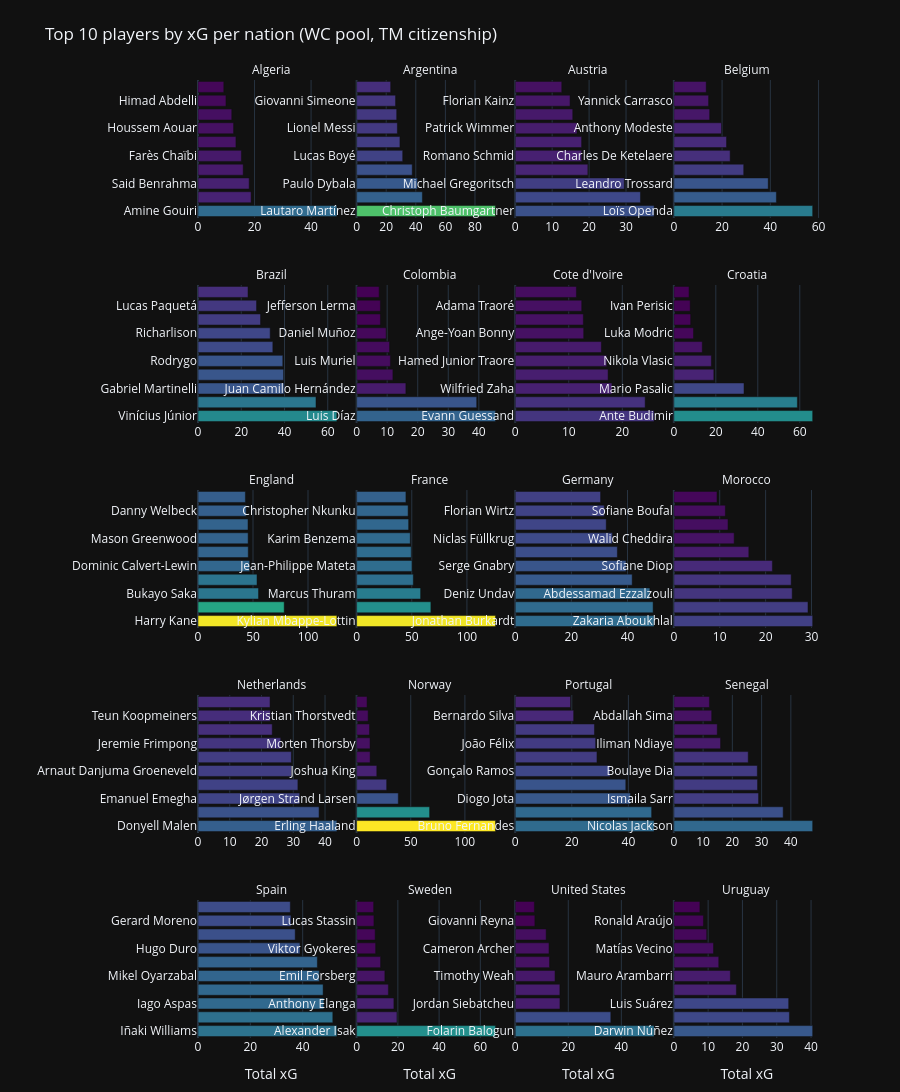

Notebook cell for this chart:
### Markdown cell above
## Chart 3 – Top 10 players per nation (faceted)
Horizontal bars per nation for the top 20 nations by total xG (fewer if the dataset has fewer nations).

### Code cell
_k20 = min(20, len(nation_df))
top20_nations = nation_df.head(_k20)["nation"].tolist()

top10_per_nation = (
    player_df[player_df["nation"].isin(top20_nations)]
    .groupby("nation", group_keys=False)
    .apply(lambda g: g.nlargest(10, "total_xg"))
    .reset_index(drop=True)
)

fig3 = px.bar(
    top10_per_nation,
    x="total_xg",
    y="player",
    color="total_xg",
    facet_col="nation",
    facet_col_wrap=4,
    orientation="h",
    color_continuous_scale="Viridis",
    labels={"total_xg": "Total xG", "player": ""},
    hover_data={
        "total_goals": True,
        "total_assists": True,
        "total_shots": True,
        "seasons": True,
        "nation": False,
    },
    title="Top 10 players by xG per nation (WC pool, TM citizenship)",
    height=1800,
    template="plotly_dark",
)

fig3.update_layout(
    coloraxis_showscale=False,
    showlegend=False,
    margin=dict(l=130, t=80, b=40),
)
fig3.update_yaxes(matches=None, showticklabels=True, automargin=True)
fig3.update_xaxes(matches=None, showticklabels=True)
fig3.for_each_annotation(lambda a: a.update(text=a.text.split("=")[-1]))

fig3.show()

### Figure 1 — Plotly figure (JSON) as saved in the notebook; plotly's stock layout.template omitted (floating-point values rounded to 4 significant figures)
{"data": [{"customdata": [[50, 22, 338, 5, "Algeria"], [18, 12, 124, 2, "Algeria"], [18, 16, 197, 4, "Algeria"], [16, 15, 104, 2, "Algeria"], [10, 21, 148, 4, "Algeria"], [13, 8, 116, 5, "Algeria"], [11, 5, 102, 3, "Algeria"], [9, 9, 119, 5, "Algeria"], [10, 3, 76, 3, "Algeria"], [9, 7, 59, 2, "Algeria"]], "hovertemplate": "Total xG=%{marker.color}<br>=%{y}<br>total_goals=%{customdata[0]}<br>total_assists=%{customdata[1]}<br>total_shots=%{customdata[2]}<br>seasons=%{customdata[3]}<extra></extra>", "legendgroup": "", "marker": {"color": [49.12, 18.78, 18.11, 15.99, 15.35, 13.43, 12.59, 11.95, 9.899, 9.134], "coloraxis": "coloraxis", "pattern": {"shape": ""}}, "name": "", "orientation": "h", "showlegend": false, "textposition": "auto", "type": "bar", "x": [49.12, 18.78, 18.11, 15.99, 15.35, 13.43, 12.59, 11.95, 9.899, 9.134], "xaxis": "x17", "y": ["Amine Gouiri", "Mohammed Amoura", "Said Benrahma", "Riyad Mahrez", "Farès Chaïbi", "Ramy Bensebaini", "Houssem Aouar", "Hichem Boudaoui", "Himad Abdelli", "Mohamed Youcef Belaïli"], "yaxis": "y17"}, {"customdata": [[92, 19, 538, 5, "Argentina"], [45, 15, 265, 4, "Argentina"], [43, 25, 309, 5, "Argentina"], [31, 11, 303, 5, "Argentina"], [29, 9, 229, 4, "Argentina"], [27, 16, 269, 5, "Argentina"], [22, 29, 218, 2, "Argentina"], [34, 9, 170, 4, "Argentina"], [29, 7, 178, 5, "Argentina"], [17, 14, 175, 4, "Argentina"]], "hovertemplate": "Total xG=%{marker.color}<br>=%{y}<br>total_goals=%{customdata[0]}<br>total_assists=%{customdata[1]}<br>total_shots=%{customdata[2]}<br>seasons=%{customdata[3]}<extra></extra>", "legendgroup": "", "marker": {"color": [93.85, 44.45, 41.14, 37.58, 31.15, 29.28, 27.54, 27.1, 26.32, 23.02], "coloraxis": "coloraxis", "pattern": {"shape": ""}}, "name": "", "orientation": "h", "showlegend": false, "textposition": "auto", "type": "bar", "x": [93.85, 44.45, 41.14, 37.58, 31.15, 29.28, 27.54, 27.1, 26.32, 23.02], "xaxis": "x18", "y": ["Lautaro Martínez", "Julián Álvarez", "Paulo Dybala", "Nicolás González", "Lucas Boyé", "Alexis Mac Allister", "Lionel Messi", "Ángel Correa", "Giovanni Simeone", "Enzo Fernández"], "yaxis": "y18"}, {"customdata": [[31, 13, 234, 5, "Austria"], [33, 6, 153, 4, "Austria"], [31, 10, 207, 5, "Austria"], [16, 13, 171, 4, "Austria"], [12, 20, 146, 4, "Austria"], [16, 17, 175, 5, "Austria"], [15, 21, 154, 5, "Austria"], [15, 8, 127, 2, "Austria"], [16, 18, 127, 4, "Austria"], [12, 13, 85, 5, "Austria"]], "hovertemplate": "Total xG=%{marker.color}<br>=%{y}<br>total_goals=%{customdata[0]}<br>total_assists=%{customdata[1]}<br>total_shots=%{customdata[2]}<br>seasons=%{customdata[3]}<extra></extra>", "legendgroup": "", "marker": {"color": [37.59, 33.9, 29.53, 19.67, 17.99, 17.97, 16.72, 15.58, 14.84, 12.6], "coloraxis": "coloraxis", "pattern": {"shape": ""}}, "name": "", "orientation": "h", "showlegend": false, "textposition": "auto", "type": "bar", "x": [37.59, 33.9, 29.53, 19.67, 17.99, 17.97, 16.72, 15.58, 14.84, 12.6], "xaxis": "x19", "y": ["Christoph Baumgartner", "Marko Arnautovic", "Michael Gregoritsch", "Karim Onisiwo", "Romano Schmid", "Kevin Stöger", "Patrick Wimmer", "Muhammed-Cham Saracevic", "Florian Kainz", "Konrad Laimer"], "yaxis": "y19"}, {"customdata": [[55, 16, 329, 4, "Belgium"], [46, 19, 225, 5, "Belgium"], [41, 28, 304, 5, "Belgium"], [30, 8, 223, 5, "Belgium"], [20, 19, 147, 4, "Belgium"], [34, 41, 261, 5, "Belgium"], [22, 4, 128, 2, "Belgium"], [16, 14, 163, 5, "Belgium"], [13, 10, 119, 3, "Belgium"], [15, 22, 143, 5, "Belgium"]], "hovertemplate": "Total xG=%{marker.color}<br>=%{y}<br>total_goals=%{customdata[0]}<br>total_assists=%{customdata[1]}<br>total_shots=%{customdata[2]}<br>seasons=%{customdata[3]}<extra></extra>", "legendgroup": "", "marker": {"color": [57.57, 42.51, 39.14, 28.97, 23.35, 21.85, 19.77, 14.86, 14.41, 13.44], "coloraxis": "coloraxis", "pattern": {"shape": ""}}, "name": "", "orientation": "h", "showlegend": false, "textposition": "auto", "type": "bar", "x": [57.57, 42.51, 39.14, 28.97, 23.35, 21.85, 19.77, 14.86, 14.41, 13.44], "xaxis": "x20", "y": ["Loïs Openda", "Romelu Lukaku", "Leandro Trossard", "Dodi Lukebakio", "Charles De Ketelaere", "Kevin De Bruyne", "Anthony Modeste", "Alexis Saelemaekers", "Yannick Carrasco", "Jéremy Doku"], "yaxis": "y20"}, {"customdata": [[62, 37, 390, 5, "Brazil"], [50, 32, 389, 5, "Brazil"], [36, 21, 268, 5, "Brazil"], [28, 19, 230, 5, "Brazil"], [30, 25, 300, 5, "Brazil"], [41, 22, 328, 5, "Brazil"], [34, 16, 218, 5, "Brazil"], [25, 5, 143, 3, "Brazil"], [25, 16, 251, 5, "Brazil"], [30, 27, 187, 5, "Brazil"]], "hovertemplate": "Total xG=%{marker.color}<br>=%{y}<br>total_goals=%{customdata[0]}<br>total_assists=%{customdata[1]}<br>total_shots=%{customdata[2]}<br>seasons=%{customdata[3]}<extra></extra>", "legendgroup": "", "marker": {"color": [64.21, 54.56, 39.76, 39.59, 39.22, 34.61, 33.37, 28.91, 27.07, 23.13], "coloraxis": "coloraxis", "pattern": {"shape": ""}}, "name": "", "orientation": "h", "showlegend": false, "textposition": "auto", "type": "bar", "x": [64.21, 54.56, 39.76, 39.59, 39.22, 34.61, 33.37, 28.91, 27.07, 23.13], "xaxis": "x13", "y": ["Vinícius Júnior", "Raphinha", "Gabriel Martinelli", "Gabriel Jesus", "Rodrygo", "Matheus Cunha", "Richarlison", "Kevin Gameiro", "Lucas Paquetá", "Bruno Guimarães"], "yaxis": "y13"}, {"customdata": [[43, 26, 297, 5, "Colombia"], [30, 11, 274, 5, "Colombia"], [18, 6, 139, 3, "Colombia"], [9, 0, 72, 3, "Colombia"], [14, 12, 114, 3, "Colombia"], [8, 4, 93, 3, "Colombia"], [7, 11, 63, 3, "Colombia"], [12, 0, 58, 3, "Colombia"], [6, 4, 108, 4, "Colombia"], [8, 3, 68, 3, "Colombia"]], "hovertemplate": "Total xG=%{marker.color}<br>=%{y}<br>total_goals=%{customdata[0]}<br>total_assists=%{customdata[1]}<br>total_shots=%{customdata[2]}<br>seasons=%{customdata[3]}<extra></extra>", "legendgroup": "", "marker": {"color": [45.45, 39.31, 16.12, 11.88, 11.06, 10.79, 9.663, 7.8, 7.79, 7.381], "coloraxis": "coloraxis", "pattern": {"shape": ""}}, "name": "", "orientation": "h", "showlegend": false, "textposition": "auto", "type": "bar", "x": [45.45, 39.31, 16.12, 11.88, 11.06, 10.79, 9.663, 7.8, 7.79, 7.381], "xaxis": "x14", "y": ["Luis Díaz", "Duván Zapata", "Juan Camilo Hernández", "Falcao", "Luis Muriel", "Álvaro Negredo", "Daniel Muñoz", "Jhon Durán", "Jefferson Lerma", "Luis Sinisterra"], "yaxis": "y14"}, {"customdata": [[23, 14, 153, 5, "Cote d'Ivoire"], [13, 12, 156, 4, "Cote d'Ivoire"], [21, 3, 136, 3, "Cote d'Ivoire"], [10, 12, 176, 4, "Cote d'Ivoire"], [18, 9, 152, 5, "Cote d'Ivoire"], [13, 16, 139, 5, "Cote d'Ivoire"], [11, 7, 82, 2, "Cote d'Ivoire"], [9, 2, 63, 2, "Cote d'Ivoire"], [7, 13, 107, 5, "Cote d'Ivoire"], [7, 6, 90, 4, "Cote d'Ivoire"]], "hovertemplate": "Total xG=%{marker.color}<br>=%{y}<br>total_goals=%{customdata[0]}<br>total_assists=%{customdata[1]}<br>total_shots=%{customdata[2]}<br>seasons=%{customdata[3]}<extra></extra>", "legendgroup": "", "marker": {"color": [25.94, 24.27, 18.07, 17.35, 17.09, 16.09, 12.79, 12.72, 12.42, 11.43], "coloraxis": "coloraxis", "pattern": {"shape": ""}}, "name": "", "orientation": "h", "showlegend": false, "textposition": "auto", "type": "bar", "x": [25.94, 24.27, 18.07, 17.35, 17.09, 16.09, 12.79, 12.72, 12.42, 11.43], "xaxis": "x15", "y": ["Evann Guessand", "Nicolas Pepe", "Wilfried Zaha", "Jonathan Bamba", "Hamed Junior Traore", "Jeremie Boga", "Ange-Yoan Bonny", "Oumar Diakité", "Adama Traoré", "Christian Kouamé"], "yaxis": "y15"}, {"customdata": [[67, 8, 349, 5, "Croatia"], [54, 31, 343, 5, "Croatia"], [30, 21, 184, 5, "Croatia"], [17, 22, 146, 5, "Croatia"], [20, 15, 170, 5, "Croatia"], [14, 5, 124, 5, "Croatia"], [12, 26, 118, 5, "Croatia"], [6, 4, 71, 3, "Croatia"], [9, 16, 75, 3, "Croatia"], [7, 1, 45, 2, "Croatia"]], "hovertemplate": "Total xG=%{marker.color}<br>=%{y}<br>total_goals=%{customdata[0]}<br>total_assists=%{customdata[1]}<br>total_shots=%{customdata[2]}<br>seasons=%{customdata[3]}<extra></extra>", "legendgroup": "", "marker": {"color": [66.15, 58.85, 33.43, 19.06, 17.88, 13.54, 9.368, 8.028, 7.792, 7.252], "coloraxis": "coloraxis", "pattern": {"shape": ""}}, "name": "", "orientation": "h", "showlegend": false, "textposition": "auto", "type": "bar", "x": [66.15, 58.85, 33.43, 19.06, 17.88, 13.54, 9.368, 8.028, 7.792, 7.252], "xaxis": "x16", "y": ["Ante Budimir", "Andrej Kramaric", "Mario Pasalic", "Lovro Majer", "Nikola Vlasic", "Josko Gvardiol", "Luka Modric", "Ante Rebic", "Ivan Perisic", "Igor Matanovic"], "yaxis": "y16"}, {"customdata": [[139, 34, 622, 5, "England"], [69, 30, 409, 5, "England"], [53, 39, 419, 5, "England"], [55, 34, 392, 5, "England"], [27, 7, 240, 5, "England"], [43, 29, 270, 5, "England"], [50, 17, 360, 4, "England"], [37, 13, 257, 4, "England"], [37, 9, 242, 5, "England"], [30, 11, 193, 5, "England"]], "hovertemplate": "Total xG=%{marker.color}<br>=%{y}<br>total_goals=%{customdata[0]}<br>total_assists=%{customdata[1]}<br>total_shots=%{customdata[2]}<br>seasons=%{customdata[3]}<extra></extra>", "legendgroup": "", "marker": {"color": [126.2, 78.36, 55.02, 53.64, 46.99, 45.68, 45.57, 45.46, 43.81, 43.08], "coloraxis": "coloraxis", "pattern": {"shape": ""}}, "name": "", "orientation": "h", "showlegend": false, "textposition": "auto", "type": "bar", "x": [126.2, 78.36, 55.02, 53.64, 46.99, 45.68, 45.57, 45.46, 43.81, 43.08], "xaxis": "x9", "y": ["Harry Kane", "Ollie Watkins", "Bukayo Saka", "Jarrod Bowen", "Dominic Calvert-Lewin", "Jude Bellingham", "Mason Greenwood", "Dominic Solanke", "Danny Welbeck", "Tammy Abraham"], "yaxis": "y9"}, {"customdata": [[139, 36, 689, 5, "France"], [65, 16, 282, 4, "France"], [50, 20, 317, 5, "France"], [43, 21, 275, 5, "France"], [45, 8, 234, 5, "France"], [44, 17, 259, 4, "France"], [46, 15, 235, 2, "France"], [49, 8, 263, 5, "France"], [47, 22, 217, 5, "France"], [48, 34, 318, 5, "France"]], "hovertemplate": "Total xG=%{marker.color}<br>=%{y}<br>total_goals=%{customdata[0]}<br>total_assists=%{customdata[1]}<br>total_shots=%{customdata[2]}<br>seasons=%{customdata[3]}<extra></extra>", "legendgroup": "", "marker": {"color": [125.9, 67.32, 58.02, 51.41, 50.18, 49.54, 48.62, 47.17, 46.69, 44.7], "coloraxis": "coloraxis", "pattern": {"shape": ""}}, "name": "", "orientation": "h", "showlegend": false, "textposition": "auto", "type": "bar", "x": [125.9, 67.32, 58.02, 51.41, 50.18, 49.54, 48.62, 47.17, 46.69, 44.7], "xaxis": "x10", "y": ["Kylian Mbappe-Lottin", "Alexandre Lacazette", "Marcus Thuram", "Hugo Ekitike", "Jean-Philippe Mateta", "Olivier Giroud", "Karim Benzema", "Arnaud Kalimuendo Muinga", "Christopher Nkunku", "Antoine Griezmann"], "yaxis": "y10"}, {"customdata": [[47, 9, 244, 5, "Germany"], [37, 15, 254, 5, "Germany"], [47, 17, 299, 4, "Germany"], [34, 30, 308, 4, "Germany"], [44, 22, 256, 5, "Germany"], [40, 24, 246, 5, "Germany"], [32, 15, 176, 4, "Germany"], [28, 10, 158, 3, "Germany"], [33, 41, 233, 5, "Germany"], [21, 39, 166, 4, "Germany"]], "hovertemplate": "Total xG=%{marker.color}<br>=%{y}<br>total_goals=%{customdata[0]}<br>total_assists=%{customdata[1]}<br>total_shots=%{customdata[2]}<br>seasons=%{customdata[3]}<extra></extra>", "legendgroup": "", "marker": {"color": [49.46, 49.12, 47.96, 41.67, 39.47, 36.39, 34.61, 32.42, 31.7, 30.41], "coloraxis": "coloraxis", "pattern": {"shape": ""}}, "name": "", "orientation": "h", "showlegend": false, "textposition": "auto", "type": "bar", "x": [49.46, 49.12, 47.96, 41.67, 39.47, 36.39, 34.61, 32.42, 31.7, 30.41], "xaxis": "x11", "y": ["Jonathan Burkardt", "Kai Havertz", "Deniz Undav", "Leroy Sané", "Serge Gnabry", "Jamal Musiala", "Niclas Füllkrug", "Tim Kleindienst", "Florian Wirtz", "Thomas Müller"], "yaxis": "y11"}, {"customdata": [[20, 7, 180, 4, "Morocco"], [29, 4, 169, 3, "Morocco"], [13, 9, 206, 5, "Morocco"], [21, 22, 138, 5, "Morocco"], [21, 14, 145, 5, "Morocco"], [19, 21, 133, 5, "Morocco"], [9, 2, 89, 3, "Morocco"], [12, 3, 108, 4, "Morocco"], [12, 9, 93, 3, "Morocco"], [7, 2, 78, 5, "Morocco"]], "hovertemplate": "Total xG=%{marker.color}<br>=%{y}<br>total_goals=%{customdata[0]}<br>total_assists=%{customdata[1]}<br>total_shots=%{customdata[2]}<br>seasons=%{customdata[3]}<extra></extra>", "legendgroup": "", "marker": {"color": [30.25, 29.23, 25.79, 25.57, 21.47, 16.34, 13.14, 11.81, 11.23, 9.404], "coloraxis": "coloraxis", "pattern": {"shape": ""}}, "name": "", "orientation": "h", "showlegend": false, "textposition": "auto", "type": "bar", "x": [30.25, 29.23, 25.79, 25.57, 21.47, 16.34, 13.14, 11.81, 11.23, 9.404], "xaxis": "x12", "y": ["Zakaria Aboukhlal", "Youssef En-Nesyri", "Abdessamad Ezzalzouli", "Brahim Diaz", "Sofiane Diop", "Achraf Hakimi", "Walid Cheddira", "Munir", "Sofiane Boufal", "Naif Aguerd"], "yaxis": "y12"}, {"customdata": [[43, 11, 279, 5, "Netherlands"], [30, 7, 200, 4, "Netherlands"], [26, 6, 125, 3, "Netherlands"], [31, 14, 226, 4, "Netherlands"], [21, 5, 176, 5, "Netherlands"], [31, 12, 209, 5, "Netherlands"], [23, 26, 147, 5, "Netherlands"], [15, 8, 121, 3, "Netherlands"], [29, 13, 208, 5, "Netherlands"], [22, 3, 117, 3, "Netherlands"]], "hovertemplate": "Total xG=%{marker.color}<br>=%{y}<br>total_goals=%{customdata[0]}<br>total_assists=%{customdata[1]}<br>total_shots=%{customdata[2]}<br>seasons=%{customdata[3]}<extra></extra>", "legendgroup": "", "marker": {"color": [43.72, 38.12, 32.02, 31.46, 29.46, 29.4, 26.05, 23.37, 22.79, 22.68], "coloraxis": "coloraxis", "pattern": {"shape": ""}}, "name": "", "orientation": "h", "showlegend": false, "textposition": "auto", "type": "bar", "x": [43.72, 38.12, 32.02, 31.46, 29.46, 29.4, 26.05, 23.37, 22.79, 22.68], "xaxis": "x5", "y": ["Donyell Malen", "Thijs Dallinga", "Emanuel Emegha", "Cody Gakpo", "Arnaut Danjuma Groeneveld", "Justin Kluivert", "Jeremie Frimpong", "Wout Weghorst", "Teun Koopmeiners", "Memphis Depay"], "yaxis": "y5"}, {"customdata": [[129, 30, 532, 5, "Norway"], [69, 11, 305, 5, "Norway"], [35, 12, 208, 4, "Norway"], [34, 34, 292, 5, "Norway"], [11, 7, 122, 3, "Norway"], [7, 4, 87, 3, "Norway"], [9, 6, 84, 5, "Norway"], [12, 12, 93, 2, "Norway"], [11, 4, 92, 3, "Norway"], [5, 3, 79, 2, "Norway"]], "hovertemplate": "Total xG=%{marker.color}<br>=%{y}<br>total_goals=%{customdata[0]}<br>total_assists=%{customdata[1]}<br>total_shots=%{customdata[2]}<br>seasons=%{customdata[3]}<extra></extra>", "legendgroup": "", "marker": {"color": [128.2, 67.42, 38.51, 27.77, 18.65, 12.48, 12.41, 11.9, 10.66, 9.649], "coloraxis": "coloraxis", "pattern": {"shape": ""}}, "name": "", "orientation": "h", "showlegend": false, "textposition": "auto", "type": "bar", "x": [128.2, 67.42, 38.51, 27.77, 18.65, 12.48, 12.41, 11.9, 10.66, 9.649], "xaxis": "x6", "y": ["Erling Haaland", "Alexander Sørloth", "Jørgen Strand Larsen", "Martin Odegaard", "Joshua King", "Rubén Sobrino", "Morten Thorsby", "Lars Stindl", "Kristian Thorstvedt", "Mohamed Elyounoussi"], "yaxis": "y6"}, {"customdata": [[43, 46, 436, 5, "Portugal"], [52, 35, 373, 5, "Portugal"], [38, 14, 217, 4, "Portugal"], [27, 8, 191, 5, "Portugal"], [26, 5, 157, 3, "Portugal"], [28, 21, 289, 4, "Portugal"], [25, 11, 221, 4, "Portugal"], [31, 23, 273, 4, "Portugal"], [23, 26, 154, 5, "Portugal"], [19, 3, 136, 2, "Portugal"]], "hovertemplate": "Total xG=%{marker.color}<br>=%{y}<br>total_goals=%{customdata[0]}<br>total_assists=%{customdata[1]}<br>total_shots=%{customdata[2]}<br>seasons=%{customdata[3]}<extra></extra>", "legendgroup": "", "marker": {"color": [49.09, 48.22, 40.72, 39.09, 33.51, 28.9, 28.43, 28.01, 20.67, 19.56], "coloraxis": "coloraxis", "pattern": {"shape": ""}}, "name": "", "orientation": "h", "showlegend": false, "textposition": "auto", "type": "bar", "x": [49.09, 48.22, 40.72, 39.09, 33.51, 28.9, 28.43, 28.01, 20.67, 19.56], "xaxis": "x7", "y": ["Bruno Fernandes", "Rafael Leão", "Diogo Jota", "André Silva", "Gonçalo Ramos", "Vitinha", "João Félix", "Téji Savanier", "Bernardo Silva", "Cristiano Ronaldo"], "yaxis": "y7"}, {"customdata": [[40, 14, 219, 5, "Senegal"], [35, 3, 181, 3, "Senegal"], [23, 13, 157, 4, "Senegal"], [23, 7, 152, 2, "Senegal"], [35, 14, 163, 5, "Senegal"], [24, 3, 127, 5, "Senegal"], [17, 6, 100, 3, "Senegal"], [15, 2, 87, 3, "Senegal"], [12, 4, 88, 3, "Senegal"], [11, 7, 153, 5, "Senegal"]], "hovertemplate": "Total xG=%{marker.color}<br>=%{y}<br>total_goals=%{customdata[0]}<br>total_assists=%{customdata[1]}<br>total_shots=%{customdata[2]}<br>seasons=%{customdata[3]}<extra></extra>", "legendgroup": "", "marker": {"color": [47.46, 37.37, 28.96, 28.61, 28.54, 25.42, 15.97, 14.84, 12.94, 12.17], "coloraxis": "coloraxis", "pattern": {"shape": ""}}, "name": "", "orientation": "h", "showlegend": false, "textposition": "auto", "type": "bar", "x": [47.46, 37.37, 28.96, 28.61, 28.54, 25.42, 15.97, 14.84, 12.94, 12.17], "xaxis": "x8", "y": ["Nicolas Jackson", "Habib Diallo", "Ismaila Sarr", "Sadio Mané", "Boulaye Dia", "Ahmadou Bamba Dieng", "Iliman Ndiaye", "M'Baye Niang", "Abdallah Sima", "Pape Alassane Gueye"], "yaxis": "y8"}, {"customdata": [[38, 21, 376, 5, "Spain"], [42, 13, 247, 5, "Spain"], [52, 26, 321, 5, "Spain"], [47, 9, 205, 5, "Spain"], [42, 13, 208, 5, "Spain"], [39, 16, 246, 5, "Spain"], [40, 6, 206, 5, "Spain"], [37, 12, 217, 5, "Spain"], [36, 14, 192, 5, "Spain"], [35, 11, 208, 5, "Spain"]], "hovertemplate": "Total xG=%{marker.color}<br>=%{y}<br>total_goals=%{customdata[0]}<br>total_assists=%{customdata[1]}<br>total_shots=%{customdata[2]}<br>seasons=%{customdata[3]}<extra></extra>", "legendgroup": "", "marker": {"color": [53.05, 51.51, 48.07, 47.8, 46.35, 45.6, 38.95, 37.14, 35.53, 35.27], "coloraxis": "coloraxis", "pattern": {"shape": ""}}, "name": "", "orientation": "h", "showlegend": false, "textposition": "auto", "type": "bar", "x": [53.05, 51.51, 48.07, 47.8, 46.35, 45.6, 38.95, 37.14, 35.53, 35.27], "xaxis": "x", "y": ["Iñaki Williams", "Álvaro Morata", "Iago Aspas", "Borja Iglesias", "Mikel Oyarzabal", "Ferrán Torres", "Hugo Duro", "Oihan Sancet", "Gerard Moreno", "Ayoze Pérez"], "yaxis": "y"}, {"customdata": [[63, 12, 319, 5, "Sweden"], [23, 25, 191, 4, "Sweden"], [13, 24, 143, 5, "Sweden"], [14, 14, 150, 5, "Sweden"], [14, 7, 77, 3, "Sweden"], [12, 7, 62, 4, "Sweden"], [10, 0, 42, 1, "Sweden"], [5, 3, 57, 4, "Sweden"], [12, 4, 44, 1, "Sweden"], [9, 5, 39, 2, "Sweden"]], "hovertemplate": "Total xG=%{marker.color}<br>=%{y}<br>total_goals=%{customdata[0]}<br>total_assists=%{customdata[1]}<br>total_shots=%{customdata[2]}<br>seasons=%{customdata[3]}<extra></extra>", "legendgroup": "", "marker": {"color": [67.35, 19.57, 18.09, 15.42, 13.71, 11.62, 9.229, 9.0, 8.409, 8.257], "coloraxis": "coloraxis", "pattern": {"shape": ""}}, "name": "", "orientation": "h", "showlegend": false, "textposition": "auto", "type": "bar", "x": [67.35, 19.57, 18.09, 15.42, 13.71, 11.62, 9.229, 9.0, 8.409, 8.257], "xaxis": "x2", "y": ["Alexander Isak", "Dejan Kulusevski", "Anthony Elanga", "Mattias Svanberg", "Emil Forsberg", "Williot Swedberg", "Viktor Gyokeres", "Amin Sarr", "Lucas Stassin", "Sebastian Nanasi"], "yaxis": "y2"}, {"customdata": [[39, 11, 277, 5, "United States"], [38, 22, 207, 5, "United States"], [10, 8, 104, 3, "United States"], [10, 17, 125, 5, "United States"], [10, 11, 115, 5, "United States"], [11, 13, 117, 4, "United States"], [6, 1, 71, 4, "United States"], [7, 8, 97, 3, "United States"], [11, 4, 58, 5, "United States"], [5, 1, 46, 2, "United States"]], "hovertemplate": "Total xG=%{marker.color}<br>=%{y}<br>total_goals=%{customdata[0]}<br>total_assists=%{customdata[1]}<br>total_shots=%{customdata[2]}<br>seasons=%{customdata[3]}<extra></extra>", "legendgroup": "", "marker": {"color": [52.34, 36.03, 16.85, 16.83, 15.01, 12.93, 12.74, 11.67, 7.416, 7.234], "coloraxis": "coloraxis", "pattern": {"shape": ""}}, "name": "", "orientation": "h", "showlegend": false, "textposition": "auto", "type": "bar", "x": [52.34, 36.03, 16.85, 16.83, 15.01, 12.93, 12.74, 11.67, 7.416, 7.234], "xaxis": "x3", "y": ["Folarin Balogun", "Christian Pulisic", "Jordan Siebatcheu", "Weston McKennie", "Timothy Weah", "Jordan Veretout", "Cameron Archer", "Brenden Aaronson", "Giovanni Reyna", "Emmanuel Sabbi"], "yaxis": "y3"}, {"customdata": [[25, 13, 226, 3, "Uruguay"], [32, 5, 111, 4, "Uruguay"], [32, 11, 235, 3, "Uruguay"], [15, 6, 161, 5, "Uruguay"], [15, 8, 156, 5, "Uruguay"], [17, 23, 247, 5, "Uruguay"], [12, 5, 91, 5, "Uruguay"], [7, 3, 52, 2, "Uruguay"], [8, 5, 70, 5, "Uruguay"], [4, 8, 66, 5, "Uruguay"]], "hovertemplate": "Total xG=%{marker.color}<br>=%{y}<br>total_goals=%{customdata[0]}<br>total_assists=%{customdata[1]}<br>total_shots=%{customdata[2]}<br>seasons=%{customdata[3]}<extra></extra>", "legendgroup": "", "marker": {"color": [40.47, 33.7, 33.48, 18.23, 16.47, 13.1, 11.57, 9.594, 8.638, 7.596], "coloraxis": "coloraxis", "pattern": {"shape": ""}}, "name": "", "orientation": "h", "showlegend": false, "textposition": "auto", "type": "bar", "x": [40.47, 33.7, 33.48, 18.23, 16.47, 13.1, 11.57, 9.594, 8.638, 7.596], "xaxis": "x4", "y": ["Darwin Núñez", "Cristhian Stuani", "Luis Suárez", "Martín Satriano", "Mauro Arambarri", "Federico Valverde", "Matías Vecino", "Edinson Cavani", "Ronald Araújo", "Mathías Olivera"], "yaxis": "y4"}], "layout": {"annotations": [{"font": {}, "showarrow": false, "text": "Spain", "x": 0.1175, "xanchor": "center", "xref": "paper", "y": 0.144, "yanchor": "bottom", "yref": "paper"}, {"font": {}, "showarrow": false, "text": "Sweden", "x": 0.3725, "xanchor": "center", "xref": "paper", "y": 0.144, "yanchor": "bottom", "yref": "paper"}, {"font": {}, "showarrow": false, "text": "United States", "x": 0.6275, "xanchor": "center", "xref": "paper", "y": 0.144, "yanchor": "bottom", "yref": "paper"}, {"font": {}, "showarrow": false, "text": "Uruguay", "x": 0.8825, "xanchor": "center", "xref": "paper", "y": 0.144, "yanchor": "bottom", "yref": "paper"}, {"font": {}, "showarrow": false, "text": "Netherlands", "x": 0.1175, "xanchor": "center", "xref": "paper", "y": 0.358, "yanchor": "bottom", "yref": "paper"}, {"font": {}, "showarrow": false, "text": "Norway", "x": 0.3725, "xanchor": "center", "xref": "paper", "y": 0.358, "yanchor": "bottom", "yref": "paper"}, {"font": {}, "showarrow": false, "text": "Portugal", "x": 0.6275, "xanchor": "center", "xref": "paper", "y": 0.358, "yanchor": "bottom", "yref": "paper"}, {"font": {}, "showarrow": false, "text": "Senegal", "x": 0.8825, "xanchor": "center", "xref": "paper", "y": 0.358, "yanchor": "bottom", "yref": "paper"}, {"font": {}, "showarrow": false, "text": "England", "x": 0.1175, "xanchor": "center", "xref": "paper", "y": 0.572, "yanchor": "bottom", "yref": "paper"}, {"font": {}, "showarrow": false, "text": "France", "x": 0.3725, "xanchor": "center", "xref": "paper", "y": 0.572, "yanchor": "bottom", "yref": "paper"}, {"font": {}, "showarrow": false, "text": "Germany", "x": 0.6275, "xanchor": "center", "xref": "paper", "y": 0.572, "yanchor": "bottom", "yref": "paper"}, {"font": {}, "showarrow": false, "text": "Morocco", "x": 0.8825, "xanchor": "center", "xref": "paper", "y": 0.572, "yanchor": "bottom", "yref": "paper"}, {"font": {}, "showarrow": false, "text": "Brazil", "x": 0.1175, "xanchor": "center", "xref": "paper", "y": 0.786, "yanchor": "bottom", "yref": "paper"}, {"font": {}, "showarrow": false, "text": "Colombia", "x": 0.3725, "xanchor": "center", "xref": "paper", "y": 0.786, "yanchor": "bottom", "yref": "paper"}, {"font": {}, "showarrow": false, "text": "Cote d'Ivoire", "x": 0.6275, "xanchor": "center", "xref": "paper", "y": 0.786, "yanchor": "bottom", "yref": "paper"}, {"font": {}, "showarrow": false, "text": "Croatia", "x": 0.8825, "xanchor": "center", "xref": "paper", "y": 0.786, "yanchor": "bottom", "yref": "paper"}, {"font": {}, "showarrow": false, "text": "Algeria", "x": 0.1175, "xanchor": "center", "xref": "paper", "y": 1, "yanchor": "bottom", "yref": "paper"}, {"font": {}, "showarrow": false, "text": "Argentina", "x": 0.3725, "xanchor": "center", "xref": "paper", "y": 1, "yanchor": "bottom", "yref": "paper"}, {"font": {}, "showarrow": false, "text": "Austria", "x": 0.6275, "xanchor": "center", "xref": "paper", "y": 1, "yanchor": "bottom", "yref": "paper"}, {"font": {}, "showarrow": false, "text": "Belgium", "x": 0.8825, "xanchor": "center", "xref": "paper", "y": 1, "yanchor": "bottom", "yref": "paper"}], "barmode": "relative", "coloraxis": {"colorbar": {"title": {"text": "Total xG"}}, "colorscale": [[0, "#440154"], [0.1111, "#482878"], [0.2222, "#3e4989"], [0.3333, "#31688e"], [0.4444, "#26828e"], [0.5556, "#1f9e89"], [0.6667, "#35b779"], [0.7778, "#6ece58"], [0.8889, "#b5de2b"], [1, "#fde725"]], "showscale": false}, "height": 1800, "legend": {"tracegroupgap": 0}, "margin": {"b": 40, "l": 130, "t": 80}, "showlegend": false, "title": {"text": "Top 10 players by xG per nation (WC pool, TM citizenship)"}, "xaxis": {"anchor": "y", "domain": [0, 0.235], "showticklabels": true, "title": {"text": "Total xG"}}, "xaxis10": {"anchor": "y10", "domain": [0.255, 0.49], "showticklabels": true}, "xaxis11": {"anchor": "y11", "domain": [0.51, 0.745], "showticklabels": true}, "xaxis12": {"anchor": "y12", "domain": [0.765, 1.0], "showticklabels": true}, "xaxis13": {"anchor": "y13", "domain": [0, 0.235], "showticklabels": true}, "xaxis14": {"anchor": "y14", "domain": [0.255, 0.49], "showticklabels": true}, "xaxis15": {"anchor": "y15", "domain": [0.51, 0.745], "showticklabels": true}, "xaxis16": {"anchor": "y16", "domain": [0.765, 1.0], "showticklabels": true}, "xaxis17": {"anchor": "y17", "domain": [0, 0.235], "showticklabels": true}, "xaxis18": {"anchor": "y18", "domain": [0.255, 0.49], "showticklabels": true}, "xaxis19": {"anchor": "y19", "domain": [0.51, 0.745], "showticklabels": true}, "xaxis2": {"anchor": "y2", "domain": [0.255, 0.49], "showticklabels": true, "title": {"text": "Total xG"}}, "xaxis20": {"anchor": "y20", "domain": [0.765, 1.0], "showticklabels": true}, "xaxis3": {"anchor": "y3", "domain": [0.51, 0.745], "showticklabels": true, "title": {"text": "Total xG"}}, "xaxis4": {"anchor": "y4", "domain": [0.765, 1.0], "showticklabels": true, "title": {"text": "Total xG"}}, "xaxis5": {"anchor": "y5", "domain": [0, 0.235], "showticklabels": true}, "xaxis6": {"anchor": "y6", "domain": [0.255, 0.49], "showticklabels": true}, "xaxis7": {"anchor": "y7", "domain": [0.51, 0.745], "showticklabels": true}, "xaxis8": {"anchor": "y8", "domain": [0.765, 1.0], "showticklabels": true}, "xaxis9": {"anchor": "y9", "domain": [0, 0.235], "showticklabels": true}, "yaxis": {"anchor": "x", "automargin": true, "domain": [0, 0.144], "showticklabels": true, "title": {"text": ""}}, "yaxis10": {"anchor": "x10", "automargin": true, "domain": [0.428, 0.572], "showticklabels": true}, "yaxis11": {"anchor": "x11", "automargin": true, "domain": [0.428, 0.572], "showticklabels": true}, "yaxis12": {"anchor": "x12", "automargin": true, "domain": [0.428, 0.572], "showticklabels": true}, "yaxis13": {"anchor": "x13", "automargin": true, "domain": [0.642, 0.786], "showticklabels": true, "title": {"text": ""}}, "yaxis14": {"anchor": "x14", "automargin": true, "domain": [0.642, 0.786], "showticklabels": true}, "yaxis15": {"anchor": "x15", "automargin": true, "domain": [0.642, 0.786], "showticklabels": true}, "yaxis16": {"anchor": "x16", "automargin": true, "domain": [0.642, 0.786], "showticklabels": true}, "yaxis17": {"anchor": "x17", "automargin": true, "domain": [0.856, 1], "showticklabels": true, "title": {"text": ""}}, "yaxis18": {"anchor": "x18", "automargin": true, "domain": [0.856, 1], "showticklabels": true}, "yaxis19": {"anchor": "x19", "automargin": true, "domain": [0.856, 1], "showticklabels": true}, "yaxis2": {"anchor": "x2", "automargin": true, "domain": [0, 0.144], "showticklabels": true}, "yaxis20": {"anchor": "x20", "automargin": true, "domain": [0.856, 1], "showticklabels": true}, "yaxis3": {"anchor": "x3", "automargin": true, "domain": [0, 0.144], "showticklabels": true}, "yaxis4": {"anchor": "x4", "automargin": true, "domain": [0, 0.144], "showticklabels": true}, "yaxis5": {"anchor": "x5", "automargin": true, "domain": [0.214, 0.358], "showticklabels": true, "title": {"text": ""}}, "yaxis6": {"anchor": "x6", "automargin": true, "domain": [0.214, 0.358], "showticklabels": true}, "yaxis7": {"anchor": "x7", "automargin": true, "domain": [0.214, 0.358], "showticklabels": true}, "yaxis8": {"anchor": "x8", "automargin": true, "domain": [0.214, 0.358], "showticklabels": true}, "yaxis9": {"anchor": "x9", "automargin": true, "domain": [0.428, 0.572], "showticklabels": true, "title": {"text": ""}}}}
